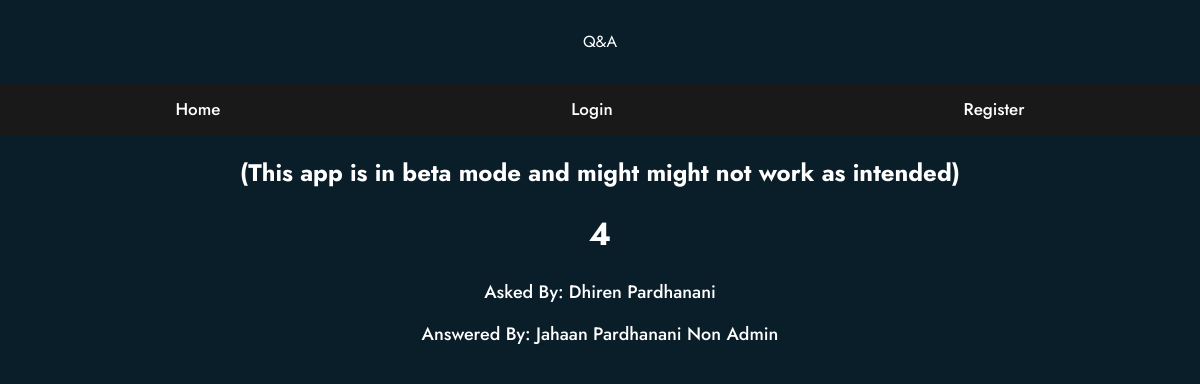
Page /question/119 on the committed database.
### tables this page shows
CREATE TABLE questions(
    id integer primary key autoincrement,
    question_text text not null,
    answer_text text,
    asked_by_id integer not null,
    expert_id integer not null
);

CREATE TABLE users(
    id integer primary key autoincrement,
    name_text text not null,
    password_text text not null,
    expert_boolean boolean not null,
    admin_boolean boolean not null
);

### app.py (the view)
@app.route("/question/<question_id>")
def question(question_id):
    user = get_current_user()
    db = get_db()
    print("question", question_id)
    question_cur = db.execute("""
                                select
                                questions.question_text,
                                questions.answer_text,
                                askers.name_text as asker_name,
                                experts.name_text as expert_name
                                from questions
                                join users as askers on askers.id = questions.asked_by_id
                                join users as experts on experts.id = questions.expert_id
                                where questions.id = ?
                                """, [question_id])
    question = question_cur.fetchone()
    print(question)
    return render_template("question.html", user=user, question=question)

### app.py (called while the page is built)
def get_current_user():
    user_result = None
    if "user" in session:
        user = session["user"]
        db = get_db()
        user_cur = db.execute(
            "select id, name_text, password_text, expert_boolean, admin_boolean from users where name_text = ?", [user])
        user_result = user_cur.fetchone()
    return user_result

### database.py (called while the page is built)
def connect_db():
    sql = sqlite3.connect(
        "/Users/jahaan/OneDrive/Programming/webapp/Forum/questions.db")
    print("True")
    sql.row_factory = sqlite3.Row
    return sql

def get_db():
    if not hasattr(g, "sqlite_db"):
        g.sqlite_db = connect_db()
    return g.sqlite_db

### templates/question.html (shortened to what this page needs)
{% from "show_links.html" import show_links %}
<!DOCTYPE html>
<html lang="en">
  <head>
    <link rel="stylesheet" href="/static/style.css">
  </head>
  <body>
    <div class="header">Q&A</div>
    {{ show_links(user) }}
        <h1>{{ question['question_text'] }}</h1>
        <p><a>Asked By: {{ question['asker_name'] }}</a></p>
        <p><a>Answered By: {{ question['expert_name'] }}</a></p>
  </body>
</html>

### static/style.css (style rules this page uses)
.header { box-shadow: 5px solid #1a1919; padding: 30px; text-align: center; }
body { background-color: #0a1e29; padding: 0; margin: 0; color: #fff; text-align: center; font-family: 'Jost', sans-serif; }
a { z-index: 1; color: white; text-decoration: none; font-family: 'Jost', sans-serif; font-weight: 500; font-size: 18px; padding: 10px 5px; }
a:before { position: absolute; content: ""; height: 33.33%; width: 0; background-color: #0d7cff; bottom: 66.66%; left: 0; transition: all 0.5s; }

### rows in the picture
questions: question_text "4"
users: asker_name "Dhiren Pardhanani"
users: expert_name "Jahaan Pardhanani Non Admin"
